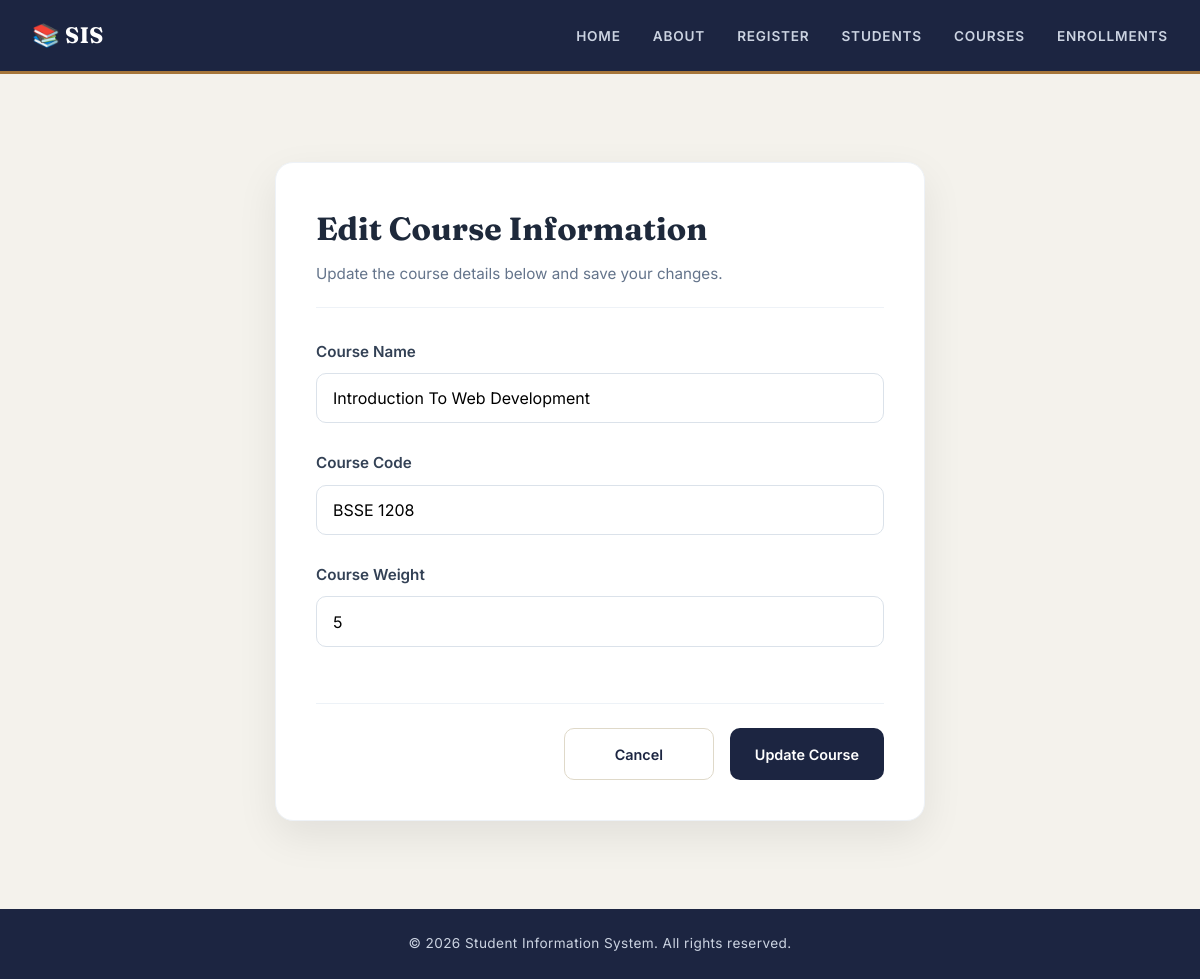
Screenshot of /course/edit/2 with the database file from the repository.
### models.py (models this page shows, shortened)
class Course(db.Model):
    __tablename__ = 'courses'
    id = db.Column(db.Integer, primary_key = True)
    course_name = db.Column(db.String(100), nullable = False)
    course_code = db.Column(db.String(50), unique = True, nullable = False)
    course_weight = db.Column(db.Integer, nullable = True)
    is_active = db.Column(db.Boolean, default = True)

### app.py (the view, shortened to what this page needs)
@app.route('/course/edit/<int:course_id>', methods=['GET', 'POST'])
def edit_course_route(course_id):
    course = Course.query.get_or_404(course_id)
    return render_template(
        'edit_course.html',
        course=course
    )

### templates/edit_course.html (shortened to what this page needs)
{% extends "base.html" %}
{% block styles %}
<link rel="stylesheet" href="{{ url_for('static', filename='edit_course.css') }}">
{% endblock %}
{% block content %}
<section class="edit-course-page">
    <div class="edit-course-card">
        <div class="card-header">
            <h2>Edit Course Information</h2>
            <p>Update the course details below and save your changes.</p>
        </div>
        <form method="POST" action="{{ url_for('edit_course_route', course_id=course.id) }}">
            <div class="form-body">
                <div class="form-group">
                    <label for="course_name">Course Name</label>
                    <input
                        type="text"
                        id="course_name"
                        name="course_name"
                        value="{{ course.course_name }}"
                        placeholder="Enter course name"
                        autocomplete="off"
                        required>
                </div>
                <div class="form-group">
                    <label for="course_code">Course Code</label>
                    <input
                        type="text"
                        id="course_code"
                        name="course_code"
                        value="{{ course.course_code }}"
                        placeholder="Enter course code"
                        autocomplete="off"
                        required>
                </div>
                <div class="form-group">
                    <label for="course_weight">Course Weight</label>
                    <input
                        type="number"
                        id="course_weight"
                        name="course_weight"
                        value="{{ course.course_weight }}"
                        placeholder="Enter course weight"
                        min="1"
                        required>
                </div>
            </div>
            <div class="form-actions">
                <a href="{{ url_for('course_list') }}" class="btn btn-secondary">
                    Cancel
                </a>
                <button type="submit" class="btn btn-primary">
                    Update Course
                </button>
            </div>
        </form>
    </div>
</section>
{% endblock %}

### static/style.css (style rules this page uses)
:root { --color-ink: #1c2541; --color-ink-soft: #3a506b; --color-paper: #f4f2ec; --color-surface: #ffffff; --color-line: #dfd9c9; --color-accent: #a6763a; --color-accent-soft: #eadfc9; --color-success: #3f7a5d; --color-success-bg: #e4efe8; --color-danger: #b4483c; --color-danger-bg: #f7e7e4; --color-info: #3a6f8f; --color-info-bg: #e5eef2; --color-muted: #6b7280; --font-display: 'Fraunces', Georgia, serif; --font-body: 'Inter', -apple-system, BlinkMacSystemFont, sans-serif; --font-mono: 'IBM Plex Mono', 'Courier New', monospace; --radius-sm: 6px; --radius-md: 10px; --radius-lg: 16px; --shadow-card: 0 1px 2px rgba(28,37,65,.05), 0 10px 28px rgba(28,37,65,.07); }
* { margin: 0; padding: 0; box-sizing: border-box; }
body { font-family: var(--font-body); background: var(--color-paper); color: var(--color-ink); line-height: 1.6; min-height: 100vh; display: flex; flex-direction: column; }
h1, h2, h3, h4 { font-family: var(--font-display); color: var(--color-ink); font-weight: 600; }
a { color: inherit; }
.btn { display: inline-flex; justify-content: center; align-items: center; gap: .4rem; padding: .75rem 1.4rem; border: 1px solid transparent; border-radius: var(--radius-sm); text-decoration: none; cursor: pointer; font-family: var(--font-body); font-weight: 600; font-size: .9rem; transition: transform .15s ease, background .15s ease, border-color .15s ease; }
.btn-primary { background: var(--color-ink); color: #fff; }
.btn-secondary { background: transparent; color: var(--color-ink); border-color: var(--color-line); }
input, select, textarea { font-family: inherit; }

### static/edit_course.css (style rules this page uses)
.edit-course-page { display: flex; justify-content: center; align-items: center; padding: 3rem 1rem; min-height: calc(100vh - 180px); }
.edit-course-card { width: 100%; max-width: 650px; background: #ffffff; border-radius: 18px; padding: 2.5rem; box-shadow: 0 15px 40px rgba(0, 0, 0, 0.08); border: 1px solid #eef2f7; }
.edit-course-card h2 { color: #1e293b; font-size: 2rem; font-weight: 700; margin-bottom: .5rem; }
.edit-course-card p { color: #64748b; margin-bottom: 2rem; font-size: .95rem; }
.form-group { margin-bottom: 1.5rem; }
.form-group label { display: block; font-weight: 600; color: #334155; margin-bottom: .55rem; font-size: .95rem; }
.form-group input { width: 100%; padding: .9rem 1rem; font-size: 1rem; border: 1px solid #dbe2ea; border-radius: 10px; background: #ffffff; transition: all .25s ease; }
.form-actions { display: flex; justify-content: flex-end; gap: 1rem; margin-top: 2rem; padding-top: 1.5rem; border-top: 1px solid #edf2f7; }
.form-actions .btn { min-width: 150px; padding: .85rem 1.5rem; border-radius: 10px; font-weight: 600; transition: all .25s ease; }
.card-header { margin-bottom: 2rem; border-bottom: 1px solid #eef2f7; padding-bottom: 1.25rem; }
.card-header h2 { margin-bottom: .5rem; }
.card-header p { margin: 0; color: #64748b; line-height: 1.6; }
.form-body { display: flex; flex-direction: column; gap: .25rem; }

### rows the page displays
Course: course_name "Introduction To Web Development", course_code "BSSE 1208", course_weight "5"
